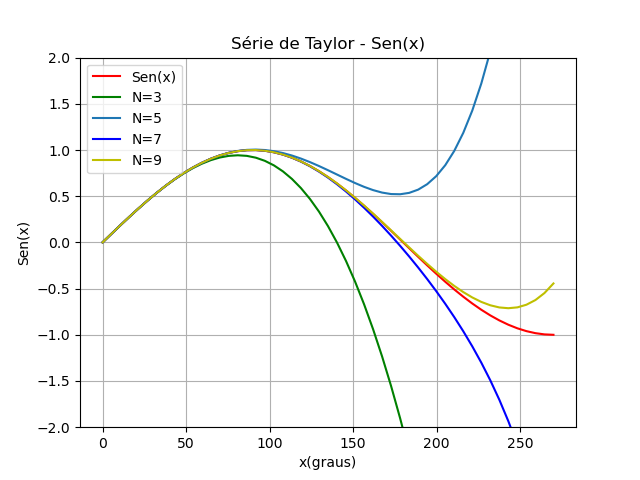

Reproduce this figure in Python.
""" 
Eros Moreira Ferreira
08/04/2024

Calcula uma aproximação para a função sen(x) para x = pi/6 e 3pi/4 usando a série de taylor com 
n = 3, 5 e 7.

"""

import numpy as np
from math import factorial
import matplotlib.pyplot as plt

def taylor_seno(x:float,N:int):
    """
    Calcula a função seno usando a serie de taylor

    Args:
        x (float): angulo em radiano 
        N (int): termo máximo da série

    Returns:
        float:senx
    """
    senx = [((-1) ** n) * (x **(2 * n + 1)) / factorial(2 * n + 1)\
        for n in range(0,(N//2)+1)]
        
    return sum(senx)



# Para x = pi/6 e 3pi/4.
Ns = [3,5,7]
xs = [np.pi/6, 3*np.pi/4]
xstr = ["pi/6","3pi/4"]        # Texto para ser exibido.

i = 0                          # index da lista do texto a ser exibido.
for x in xs:
    for N in Ns:

        # Aproximação usando a série de Taylor.
        sin_aprox = taylor_seno(x,N)
        print(f"{N = }  x = {xstr[i]} \nValor aproximado do seno({xstr[i]}) é: {sin_aprox}")

        # Diferença entre a aproximação e o valor obtido com np.sin(x).
        print(f"Diferença entre a aproximação e np.sin({xstr[i]}) = {abs(np.sin(x) - sin_aprox)} ")

        # Proximo termo da série.
        prox_termo = taylor_seno(x,N+2) - taylor_seno(x,N)
        print(f"Valor do próximo termo da série : {prox_termo} \n ")

    i += 1



# Valores de x para plotar o gráfico

x = np.linspace(0, 3*np.pi/2, 51)

# Gráfico np.sin(x)
plt.plot(x, np.sin(x),"r")

# Gráfico N=3
N=3
y3 = taylor_seno(x,N)
plt.plot(x,y3,"g")

# Gráfico N=5
N=5
y5 = taylor_seno(x,N)
plt.plot(x,y5)

# Gráfico N=7
N=7
y7 = taylor_seno(x,N)
plt.plot(x,y7,"b")


# Gráfico N=9
N=9
y9 = taylor_seno(x,N)
plt.plot(x,y9,"y")


# Formatação do gráfico
plt.ylim(top = 2, bottom = -2)
plt.xticks(np.linspace(0, 25*np.pi/18, 6),['0','50','100','150','200','250'])
plt.title("Série de Taylor - Sen(x)")
plt.xlabel("x(graus)")
plt.ylabel("Sen(x)")
plt.legend(["Sen(x)","N=3" , "N=5", "N=7","N=9"])
plt.grid(True)

plt.savefig("seno.png")
plt.show()


